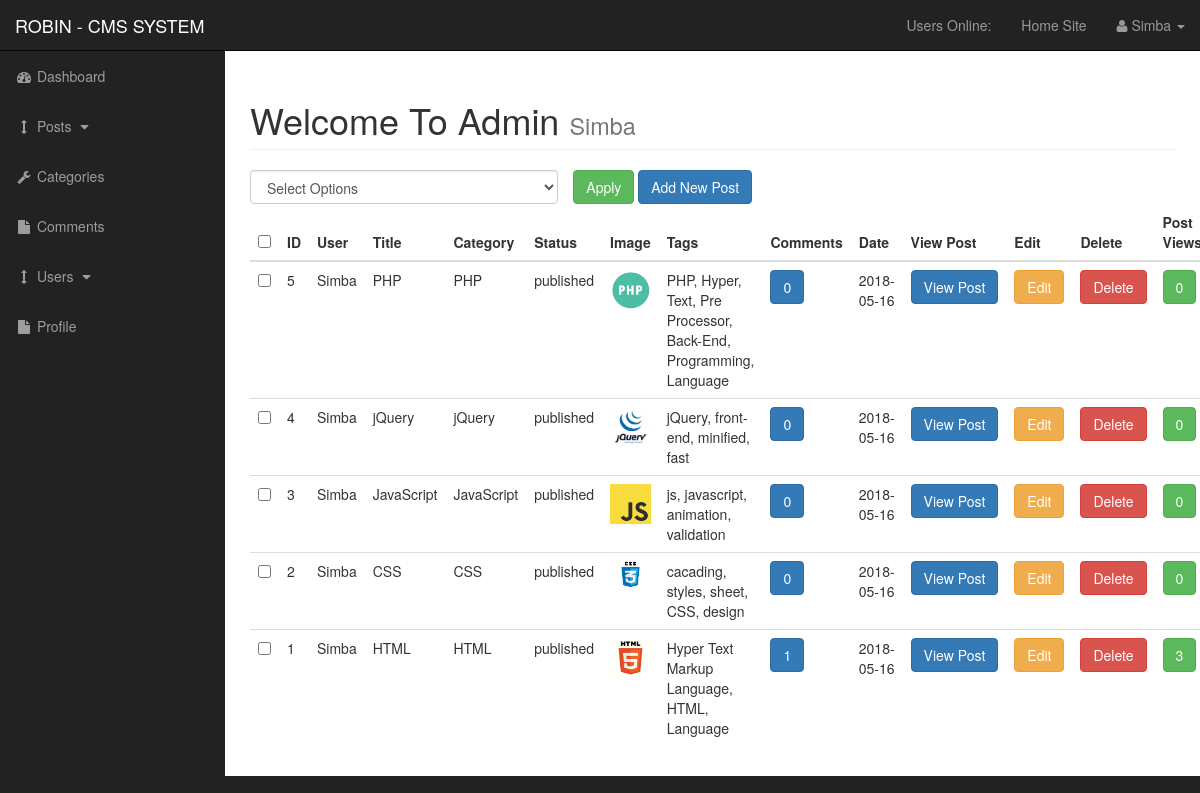
The page /admin/posts.php (signed in) on the database its author committed.
### tables this page shows
CREATE TABLE `posts` (
  `post_id` int(11) NOT NULL,
  `post_category_id` int(11) NOT NULL,
  `post_title` varchar(255) NOT NULL,
  `post_author` varchar(255) NOT NULL,
  `post_user` varchar(255) NOT NULL,
  `post_date` date NOT NULL,
  `post_image` text NOT NULL,
  `post_content` text NOT NULL,
  `post_tags` varchar(255) NOT NULL,
  `post_comment_count` int(11) NOT NULL,
  `post_status` varchar(255) NOT NULL DEFAULT 'draft',
  `post_views_count` int(11) NOT NULL
);

CREATE TABLE `categories` (
  `cat_id` int(3) NOT NULL,
  `cat_title` varchar(255) NOT NULL
);

### admin/includes/view_all_posts.php (the view, shortened to what this page needs)
<form action="" method="post">
    <table class="table table-responsive table-hover">
    <div id="bulkOptionsContainer" class="col-xs-4">
        <select name="bulk_options" id="" class="form-control">
            <option value="">Select Options</option>
        </select>
    </div>
    <div class="col-xs-4">
        <input type="submit" value="Apply" name="submit" class="btn btn-success">
        <a class="btn btn-primary" href="posts.php?source=add_post">Add New Post</a>
    </div>
        <thead>
            <tr>
                <th><input type="checkbox" name="" id="selectAllBoxes"></th>
                <th>ID</th>
                <th>User</th>
                <th>Title</th>
                <th>Category</th>
                <th>Status</th>
                <th>Image</th>
                <th>Tags</th>
                <th>Comments</th>
                <th>Date</th>
                <th>View Post</th>
                <th>Edit</th>
                <th>Delete</th>
                <th>Post Views</th>
            </tr>
        </thead>
        <tbody>
        <?php
            $query = "SELECT * FROM posts ORDER BY post_id DESC";
            $result = mysqli_query($connection, $query);
            while ($row = mysqli_fetch_array($result))
            {
                $post_id = $row['post_id'];
                $post_category_id = $row['post_category_id'];
                $post_title = $row['post_title'];
                $post_author = $row['post_author'];
                $post_user = $row['post_user'];
                $post_date = $row['post_date'];
                $post_image = $row['post_image'];
                $post_tags = $row['post_tags'];
                $post_status = $row['post_status'];
                $post_views_count = $row['post_views_count'];
                echo "<tr>";
        ?>
                <td><input class='checkBoxes' type='checkbox' name='checkBoxArray[]' value='<?php echo $post_id; ?>'></td>
        <?php
                echo "<td>$post_id</td>";
                if(!empty($post_author))
                {
                    echo "<td>$post_author</td>";
                }
                elseif(!empty($post_user))
                {
                    echo "<td>$post_user</td>";
                }
                echo "<td>$post_title</td>";
                $query = "SELECT * FROM categories WHERE cat_id = $post_category_id";
                $select_categories = mysqli_query($connection, $query);
                while($row = mysqli_fetch_array($select_categories))
                {
                    $cat_title = $row['cat_title'];
                    echo "<td>$cat_title</td>";
                }
                echo "<td>$post_status";
                echo "<td><img class='img-responsive' width='100' src='../images/$post_image'</td>";
                echo "<td>$post_tags</td>";
                $query = "SELECT * FROM comments WHERE comment_post_id = $post_id";
                $send_comment_query = mysqli_query($connection, $query);
                $count_comments = mysqli_num_rows($send_comment_query);
                echo "<td><a href='post_comments.php?id=$post_id' class='btn btn-primary'>$count_comments</a></td>";
                echo "<td>$post_date</td>";
                echo "<td><a class='btn btn-primary' href='../post.php?p_id=$post_id'>View Post</a></td>";
                echo "<td><a class='btn btn-warning' href='posts.php?source=edit_post&p_id=$post_id'>Edit</a></td>";
                echo "<td><a rel='$post_id' href='javascript:void(0)' class='delete_link btn btn-danger'>Delete</a></td>";
                echo "<td><a href='posts.php?reset=$post_id' class='btn btn-success'>$post_views_count</a></td>";
                echo "</tr>";
            }
        ?>
        </tbody>
    </table>
</form>

### admin/css/sb-admin.css (style rules this page uses)
body { margin-top: 100px; background-color: #222; }
@media (min-width:768px) { body { margin-top: 50px; } }
#bulkOptionsContainer { padding: 0; }

### rows shown on the page
posts: post_id "5", post_user "Simba", post_title "PHP", post_status "published", post_image (picture), post_tags "PHP, Hyper, Text, Pre Processor, Back-End, Programming, Language", count_comments "0", post_date "2018-05-16", post_views_count "0"
categories: cat_title "PHP"
posts: post_id "4", post_user "Simba", post_title "jQuery", post_status "published", post_image (picture), post_tags "jQuery, front-end, minified, fast", count_comments "0", post_date "2018-05-16", post_views_count "0"
categories: cat_title "jQuery"
posts: post_id "3", post_user "Simba", post_title "JavaScript", post_status "published", post_image (picture), post_tags "js, javascript, animation, validation", count_comments "0", post_date "2018-05-16", post_views_count "0"
categories: cat_title "JavaScript"
posts: post_id "2", post_user "Simba", post_title "CSS", post_status "published", post_image (picture), post_tags "cacading, styles, sheet, CSS, design", count_comments "0", post_date "2018-05-16", post_views_count "0"
categories: cat_title "CSS"
posts: post_id "1", post_user "Simba", post_title "HTML", post_status "published", post_image (picture), post_tags "Hyper Text Markup Language, HTML, Language", count_comments "1", post_date "2018-05-16", post_views_count "3"
categories: cat_title "HTML"

### other values the page prints
$_SESSION['username'] "Simba"
